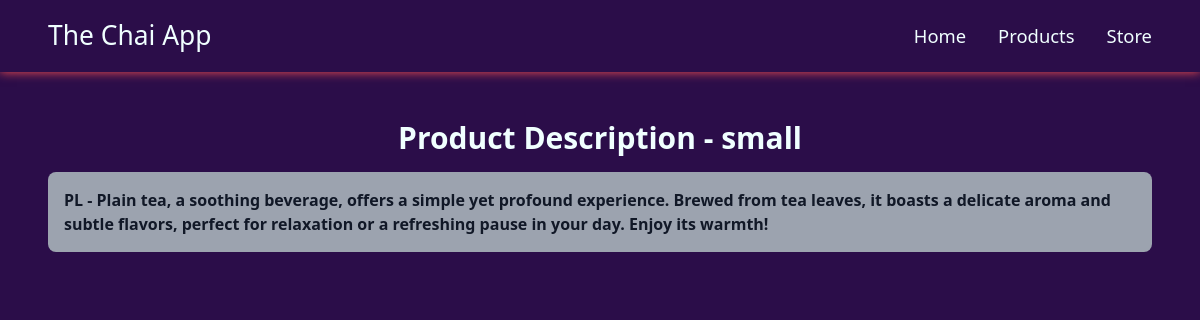
Screenshot of /app/v1/3/ with the database file from the repository.
### my_app/models.py (models this page shows, shortened)
class Different_Chais(models.Model):
    CHAI_TYPE_CHOICES = [
        ('ML', 'MASALA'),
        ('GR', 'GINGER'),
        ('KL', 'KIWI'),
        ('PL', 'PLAIN'),
        ('EL', 'ELAICHI'),
    ]
    name = models.CharField(max_length=100, default='')
    image = models.ImageField(upload_to='uploads/', default='')
    current_time = models.DateTimeField(default=timezone.now)
    chai_type = models.CharField(max_length=2,
    choices=CHAI_TYPE_CHOICES, default='ML')
    description = models.TextField(max_length=255, default='')
    price = models.DecimalField(max_digits=10, default=0.00, decimal_places=2)

### my_app/views.py (the view)
# urls.py: path('<int:params>/', views.product_description, name='product_description'),
def product_description(request, params):
    product_id = get_object_or_404(Different_Chais, pk=params)
    return render(request, 'chai_store/description.html', {'product': product_id})

### my_app/templates/chai_store/description.html (shortened to what this page needs)
{% extends "layout.html" %}
{% block content %}
    <div class="p-4">
        <h1 class="text-3xl font-semibold text-center mb-4">
            Product Description - {{product.name}}
        </h1>
        <div
            class="bg-gray-400 text-gray-900 p-4 rounded-lg font-semibold"
        >
            <p>
                {{product.chai_type}} - {{product.description}}
            </p>
        </div>
    </div>
{% endblock %}

### static/style.css (style rules this page uses)
* { margin: 0; padding: 0; box-sizing: border-box; }
html, body { height: 100dvh; width: 100%; background-color: rgb(43, 13, 73); color: azure; }

### rows the page displays
Different_Chais: name "small", chai_type "PL", description "Plain tea, a soothing beverage, offers a simple yet profound experience. Brewed from tea leaves, it boasts a delicate aroma and subtle flavors, perfect for relaxation or a refreshing pause in your day. Enjoy its warmth!"
